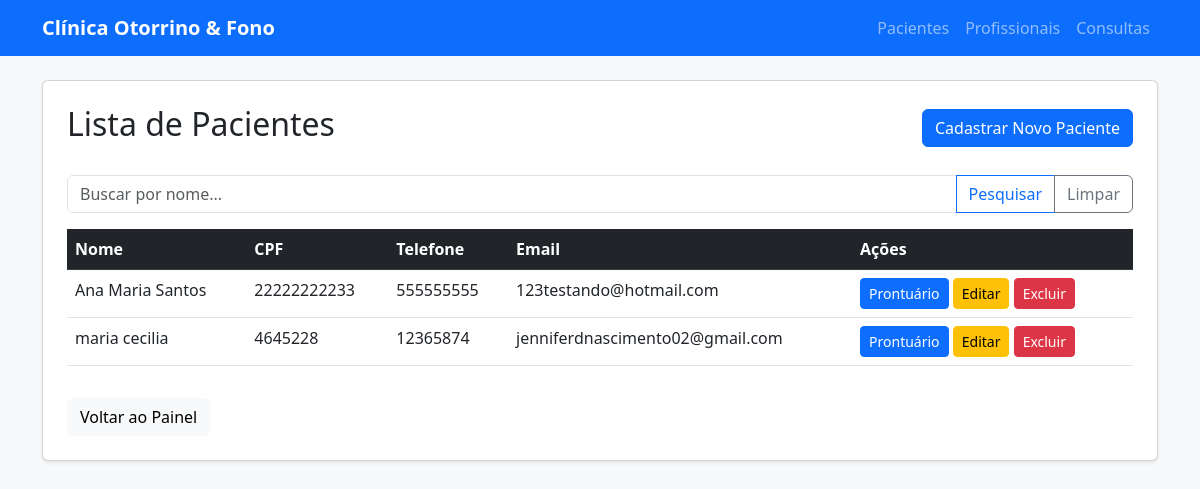
Page /logica/pacientes/ on the earlier database version.
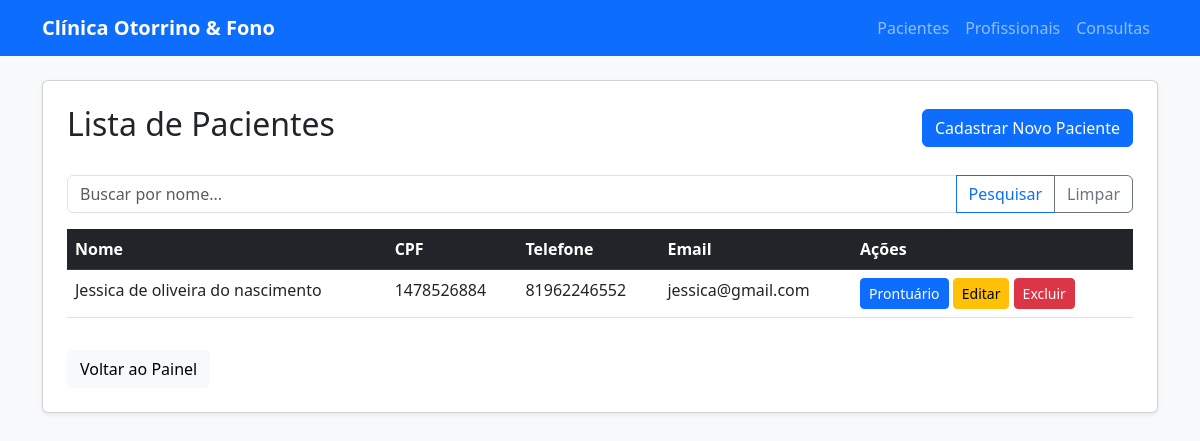
Same page on the later database version.
### logica/models.py (models this page shows, shortened)
class Paciente (models.Model):
    STATUS_CHOICES = [
        ('ATIVO','Ativo'),
        ('PENDENTE','Pendente',),
        ('EXCLUIDO','EXCLUIDO')
    ]
    nome = models.CharField(max_length=100)
    cpf = models.CharField(max_length=14)
    telefone = models.CharField(max_length=15)
    email = models.EmailField(blank=True, null=True)
    status_exclusao = models.CharField(
        max_length=20,
        choices=STATUS_CHOICES,
        default='ATIVO'
    )

### logica/views.py (the view)
# urls.py: path('pacientes/', views.paciente_list, name='paciente_list'),
def paciente_list(request):
    termo_busca = request.GET.get('busca')
    if termo_busca:
        pacientes = Paciente.objects.filter(nome__icontains=termo_busca)
    else:
        pacientes = Paciente.objects.all()
    return render(request, 'logica/paciente_list.html', {'pacientes': pacientes})

### logica/templates/logica/paciente_list.html (shortened to what this page needs)
{% extends 'logica/base.html' %}
{% block content %}
<div class="d-flex justify-content-between align-items-center mb-4">
    <h2>Lista de Pacientes</h2>
    <a href="{% url 'criar_paciente' %}" class="btn btn-primary">Cadastrar Novo Paciente</a>
</div>
<form method="GET" class="mb-3">
    <div class="input-group">
        <input type="text" name="busca" class="form-control" placeholder="Buscar por nome..." value="{{ request.GET.busca }}">
        <button class="btn btn-outline-primary" type="submit">Pesquisar</button>
        <a href="?" class="btn btn-outline-secondary">Limpar</a>
    </div>
</form>
<table class="table table-hover">
    <thead class="table-dark">
        <tr>
            <th>Nome</th>
            <th>CPF</th>
            <th>Telefone</th>
            <th>Email</th>
            <th>Ações</th>
        </tr>
    </thead>
    <tbody>
        {% for paciente in pacientes %}
        <tr>
            <td>{{ paciente.nome }}</td>
            <td>{{ paciente.cpf }}</td>
            <td>{{ paciente.telefone }}</td>
            <td>{{ paciente.email }}</td>
            <td>
                <a href="{% url 'prontuario_paciente' paciente.id %}" class="btn btn-sm btn-primary">
     Prontuário
</a>
                <a href="{% url 'editar_paciente' paciente.id %}" class="btn btn-sm btn-warning">Editar</a>
                <form action="{% url 'deletar_paciente' paciente.id %}"
                        method="POST"
                        style="display:inline;">
                        <button type="submit" class="btn btn-sm btn-danger">
                            Excluir
                        </button>
                </form>
            </td>
        </tr>
        {% empty %}
        <tr>
            <td colspan="4" class="text-center text-muted">Nenhum paciente cadastrado.</td>
        </tr>
        {% endfor %}
    </tbody>
</table>
<div class="mt-3">
    <a href="{% url 'home' %}" class="btn btn-light">Voltar ao Painel</a>
</div>
{% endblock %}

Differences in the rows shown:
removed Paciente: nome "Ana Maria Santos", cpf "22222222233", telefone "555555555", email "123testando@hotmail.com"
removed Paciente: nome "maria cecilia", cpf "4645228", telefone "12365874", email "jenniferdnascimento02@gmail.com"
added Paciente: nome "Jessica de oliveira do nascimento", cpf "1478526884", telefone "81962246552", email "jessica@gmail.com"
